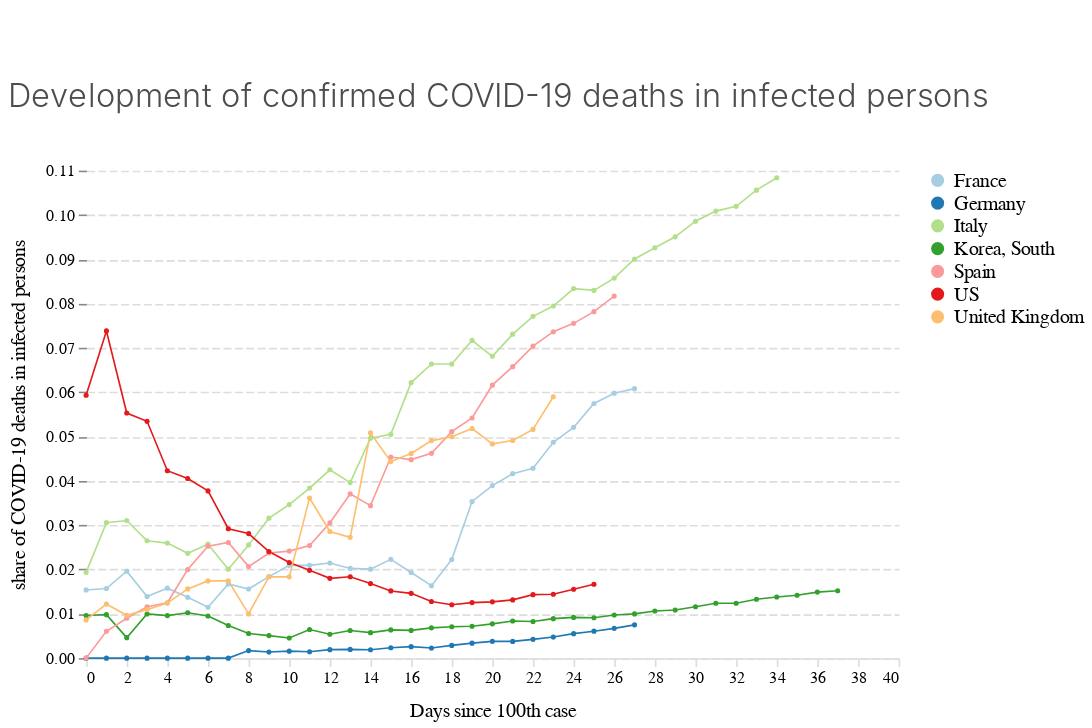

The cell this chart's notebook holds for it:
### Code cell
chart_deaths_infections_100

### Figure 1 — Vega-Lite specification as saved in the notebook (floating-point values rounded to 4 significant figures; data arrays with more than 128 entries replaced by an {"elided": "..."} marker saying what was removed)
{"$schema": "https://vega.github.io/schema/vega-lite/v3.4.0.json", "config": {"area": {"fill": "#1696d2"}, "axisX": {"domain": true, "domainColor": "#DEDDDD", "domainDashOffset": 10, "domainWidth": 1, "grid": false, "labelAngle": 0, "labelFont": "Avenir", "labelFontSize": 10, "tickColor": "#DEDDDD", "titleFont": "Avenir", "titleFontSize": 12, "titleFontWeight": 400, "titlePadding": 10}, "axisY": {"domain": false, "domainDashOffset": 10, "grid": true, "gridColor": "#DEDDDD", "gridDash": [5, 2], "gridWidth": 1, "labelAngle": 0, "labelFont": "Avenir", "labelFontSize": 10, "titleFont": "Avenir", "titleFontSize": 12, "titleFontWeight": 400, "titlePadding": 10}, "bar": {"fill": "#1696d2", "strokeWidth": 0}, "guide-title": {"color": "Monospace", "font": "Avenir", "fontSize": 15}, "header": {"titleFontSize": 12, "titleFontWeight": 400}, "legend": {"labelFont": "Avenir", "labelFontSize": 12, "symbolSize": 50, "symbolType": "circle", "title": "", "titleFont": "Avenir", "titleFontSize": 12}, "line": {"color": "#1696d2", "stroke": "#1696d2", "strokeWidth": 1}, "path": {"stroke": "#1696d2"}, "point": {"filled": true}, "range": {"category": ["#a6cee3", "#1f78b4", "#b2df8a", "#33a02c", "#fb9a99", "#e31a1c", "#fdbf6f", "#ff7f00"], "diverging": ["#cfe8f3", "#a2d4ec", "#73bfe2", "#46abdb", "#1696d2", "#12719e"]}, "text": {"align": "right", "color": "#1696d2", "font": "Avenir", "fontSize": 12, "fontWeight": 400, "size": 11}, "title": {"anchor": "start", "color": "#4d4d4d", "font": "Avenir", "fontSize": 20, "fontWeight": 300, "lineHeight": 100, "offset": 30}, "trail": {"color": "#1696d2", "stroke": "#1696d2"}, "view": {"strokeWidth": 0}}, "data": {"name": "data-87c0d21ab3c9d925b3e62e7412a7147f"}, "datasets": {"data-87c0d21ab3c9d925b3e62e7412a7147f": {"elided": "206 records"}}, "encoding": {"color": {"field": "country", "type": "nominal"}, "x": {"field": "days_since100", "title": "Days since 100th case", "type": "quantitative"}, "y": {"field": "death_rate", "title": "share of COVID-19 deaths in infected persons", "type": "quantitative"}}, "height": 300, "mark": {"point": {"shape": "circle", "size": 10}, "type": "line"}, "padding": {"bottom": 5, "left": 5, "right": 5, "top": 50}, "title": "Development of confirmed COVID-19 deaths in infected persons", "width": 500}
